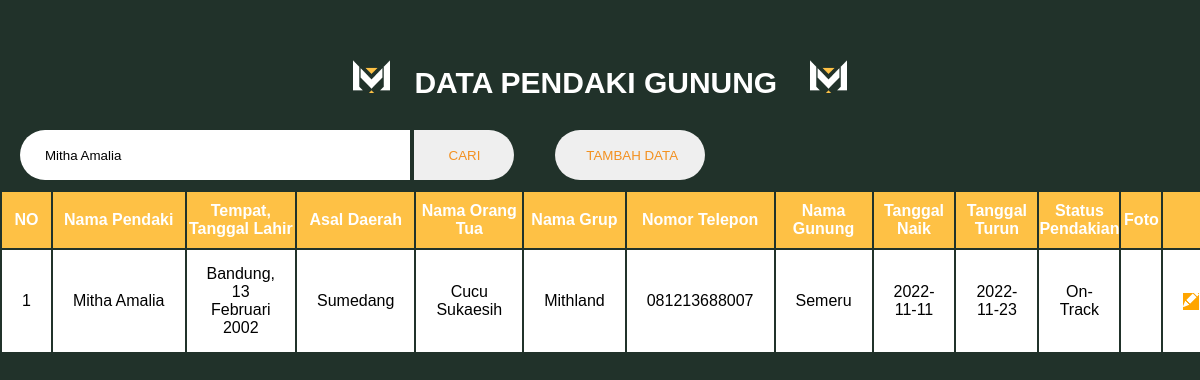
Screenshot of /posttest7/admin.php?cari=Mitha Amalia with the database file from the repository.
### tables this page shows
CREATE TABLE `datapendaki` (
  `id_pendaki` int(11) NOT NULL,
  `nama` varchar(50) NOT NULL,
  `ttl` varchar(30) NOT NULL,
  `asal_daerah` varchar(30) NOT NULL,
  `nama_ortu` varchar(50) NOT NULL,
  `nama_grup` varchar(50) NOT NULL,
  `telepon` varchar(20) NOT NULL,
  `gunung` varchar(30) NOT NULL,
  `tgl_naik` varchar(50) NOT NULL,
  `tgl_turun` varchar(50) NOT NULL,
  `status_pendakian` varchar(50) NOT NULL,
  `foto` varchar(50) NOT NULL
);

### posttest7/admin.php (the view, shortened to what this page needs)
<!DOCTYPE html>
<html lang="en">
<head>
    <link rel="stylesheet" href="stylesheet/crud.css">
</head>
<body>
    <h3 class="judul"><a href="index.php"><img src="img/logoatas.png" alt="Logo" class="logo"></a>DATA PENDAKI GUNUNG <a href="index.php"><img src="img/logoatas.png" alt="Logo2" class="logo"></a></h3>
    <form action="admin.php" method="GET" >
        <input type='text' name="cari" id="cari" placeholder="Cari" value="<?php if(isset($_GET['cari'])){echo $_GET['cari'];}?>">
        <button type="submit" name="search">CARI</button>
        <button class='tambah'><a href="addPendaki.php" class='add'>TAMBAH DATA</a></button>
    </form>
    <div class="info_pendaki">
        <table>
            <tr class="info_data">
                <th>NO</th>
                <th>Nama Pendaki</th>
                <th>Tempat, Tanggal Lahir</th>
                <th>Asal Daerah</th>
                <th>Nama Orang Tua</th>
                <th>Nama Grup</th>
                <th>Nomor Telepon</th>
                <th>Nama Gunung</th>
                <th>Tanggal Naik</th>
                <th>Tanggal Turun</th>
                <th>Status Pendakian</th>
                <th>Foto</th>
                <th colspan="2">Aksi</th>
            </tr>
            <?php
            include 'koneksi.php';
                if(isset($_GET['cari'])){
                    $cari = $_GET['cari'];
                    $query = "SELECT * FROM datapendaki WHERE nama LIKE '%".$cari."%' or nama_ortu LIKE '%".$cari."%' or nama_grup LIKE '%".$cari."%' or gunung LIKE '%".$cari."%' or status_pendakian LIKE '%".$cari."%' or tgl_naik LIKE '%".$cari."%' or tgl_turun LIKE '%".$cari."%'";
                }else{
                    $query = "SELECT * FROM datapendaki";
                }
                $i = 1;
                $result = mysqli_query($koneksi, $query);
                while($row = mysqli_fetch_array($result)){
            ?>
            <tr class="isi">
                <td><?=$i;?></td>
                <td nowrap><?=$row['nama']?></td>
                <td><?=$row['ttl']?></td>
                <td><?=$row['asal_daerah']?></td>
                <td><?=$row['nama_ortu']?></td>
                <td><?=$row['nama_grup']?></td>
                <td><?=$row['telepon']?></td>
                <td><?=$row['gunung']?></td>
                <td><?=$row['tgl_naik']?></td>
                <td><?=$row['tgl_turun']?></td>
                <td>
                    <?php
                        if($row['tgl_turun'] <= date("Y-m-d")){
                            echo'Selesai';
                        }else {
                            echo'On-Track';
                        }
                    ?>
                </td>
                <td><img src="img/<?=$row['foto']?>" alt="" width="100px"></td>
                <td class="edit">
                    <a href="updatePendaki.php?id=<?=$row['id_pendaki'];?>">
                    </a>
                </td>
            </tr>
            <?php
                $i++;
                }
            ?>
        </table>
    </div>
</body>
</html>

### posttest7/stylesheet/crud.css (style rules this page uses)
* { margin: 0; padding: 0; font-family: Arial, Helvetica, sans-serif; }
body { background: #21322A; }
.judul { text-align: center; color: white; font-size: 30px; margin-top: 5%; }
.info_pendaki { width: 50%; text-align: center; width: 100%; table-layout: fixed; min-width: 1000px; border-collapse: collapse; height: 650px; overflow: auto; }
table { margin-top: 10px; }
.info_data { border: none; background-color: #FEC145; color: white; }
.isi { background: white; }
td, th { padding: 15px 20px; }
th { padding: 10px 0px; }
.edit a { background-color: orange; color: white; }
input[type='text'] { margin-left: 20px; margin-top: 30px; height: 50px; width: 340px; border-radius: 25px 0 0 25px; border: none; outline: none; padding: 0 25px; background: #ffffff; }
button[type='submit'] { cursor: pointer; margin-top: 30px; border: none; position: relative; border-radius: 0 25px 25px 0; height: 50px; width: 100px; color: rgba(243, 130, 0, 0.867); }
.tambah, .add { cursor: pointer; margin-top: 30px; margin-left: 3%; border: none; position: relative; border-radius:25px; height: 50px; width: 150px; color: rgba(243, 130, 0, 0.867); text-decoration: none; }
.logo { margin-right: 2%; }
.logo { margin-left: 2%; }

### rows the page displays
datapendaki: nama "Mitha Amalia", ttl "Bandung, 13 Februari 2002", asal_daerah "Sumedang", nama_ortu "Cucu Sukaesih", nama_grup "Mithland", telepon "081213688007", gunung "Semeru", tgl_naik "2022-11-11", tgl_turun "2022-11-23", shows "On-Track"
